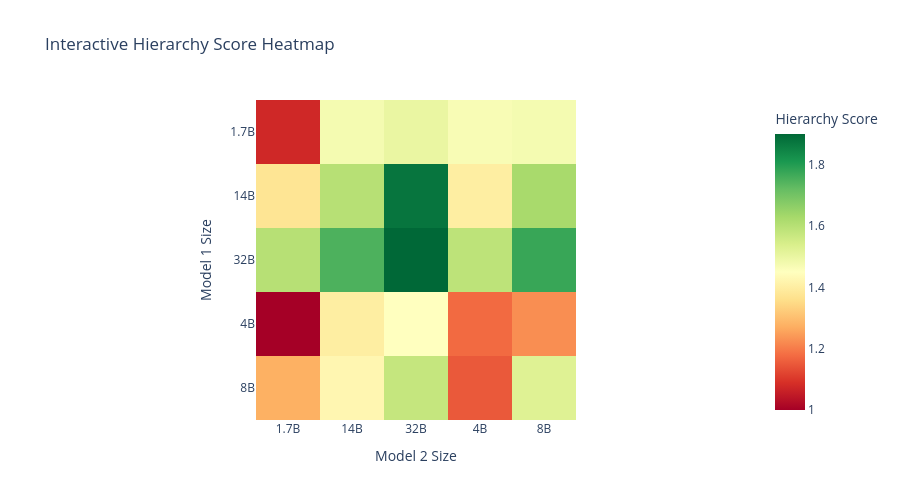

Write notebook code for a chart like this one.
### Markdown cell above
## 2. Interactive Plotly Visualizations

### Code cell
# 3. Interactive Heatmap with Plotly
fig = px.imshow(
    hierarchy_matrix.values,
    x=hierarchy_matrix.columns,
    y=hierarchy_matrix.index,
    color_continuous_scale='RdYlGn',
    title='Interactive Hierarchy Score Heatmap',
    labels={'x': 'Model 2 Size', 'y': 'Model 1 Size', 'color': 'Hierarchy Score'}
)

fig.update_layout(height=500)
fig.show()

### Figure 1 — Plotly figure (JSON) as saved in the notebook; plotly's stock layout.template omitted (floating-point values rounded to 4 significant figures)
{"data": [{"coloraxis": "coloraxis", "hovertemplate": "Model 2 Size: %{x}<br>Model 1 Size: %{y}<br>Hierarchy Score: %{z}<extra></extra>", "name": "0", "type": "heatmap", "x": ["1.7B", "14B", "32B", "4B", "8B"], "xaxis": "x", "y": ["1.7B", "14B", "32B", "4B", "8B"], "yaxis": "y", "z": [[1.075, 1.475, 1.5, 1.467, 1.475], [1.375, 1.6, 1.875, 1.4, 1.625], [1.6, 1.75, 1.9, 1.589, 1.775], [1.0, 1.4, 1.45, 1.175, 1.225], [1.275, 1.425, 1.575, 1.15, 1.525]]}], "layout": {"coloraxis": {"colorbar": {"title": {"text": "Hierarchy Score"}}, "colorscale": [[0, "rgb(165,0,38)"], [0.1, "rgb(215,48,39)"], [0.2, "rgb(244,109,67)"], [0.3, "rgb(253,174,97)"], [0.4, "rgb(254,224,139)"], [0.5, "rgb(255,255,191)"], [0.6, "rgb(217,239,139)"], [0.7, "rgb(166,217,106)"], [0.8, "rgb(102,189,99)"], [0.9, "rgb(26,152,80)"], [1, "rgb(0,104,55)"]]}, "height": 500, "title": {"text": "Interactive Hierarchy Score Heatmap"}, "xaxis": {"anchor": "y", "constrain": "domain", "domain": [0, 1], "scaleanchor": "y", "title": {"text": "Model 2 Size"}}, "yaxis": {"anchor": "x", "autorange": "reversed", "constrain": "domain", "domain": [0, 1], "title": {"text": "Model 1 Size"}}}}
